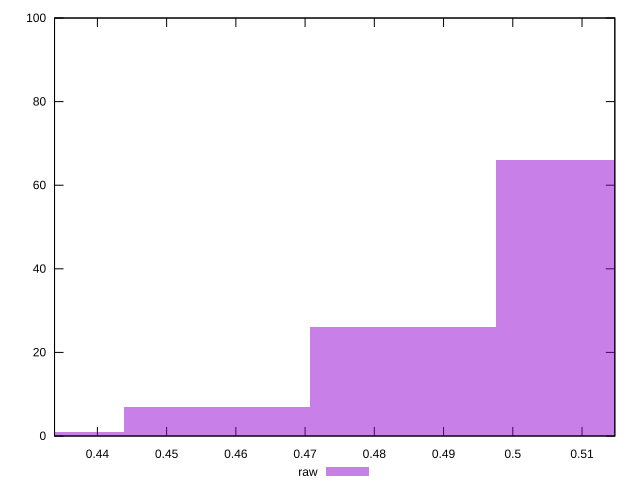

This figure's gnuplot source:
reset

$raw <<EOF
0.4303945081958746 1
0.4841938217203589 26
0.5110934784826011 66
0.45729416495811676 7
EOF

set key outside below
set boxwidth 0.026899656762242163
set xrange [0.43380951080352015:0.5147377674396766]
set yrange [0:100]
set trange [0:100]
set style fill transparent solid 0.5 noborder
set terminal svg size 640, 490 enhanced background rgb 'white'
set output "report_00018_2021-02-10T15-25-16.877Z/meta/pScore/samples/pages+cached/raw/histogram.svg"

plot $raw title "raw" with boxes

reset
